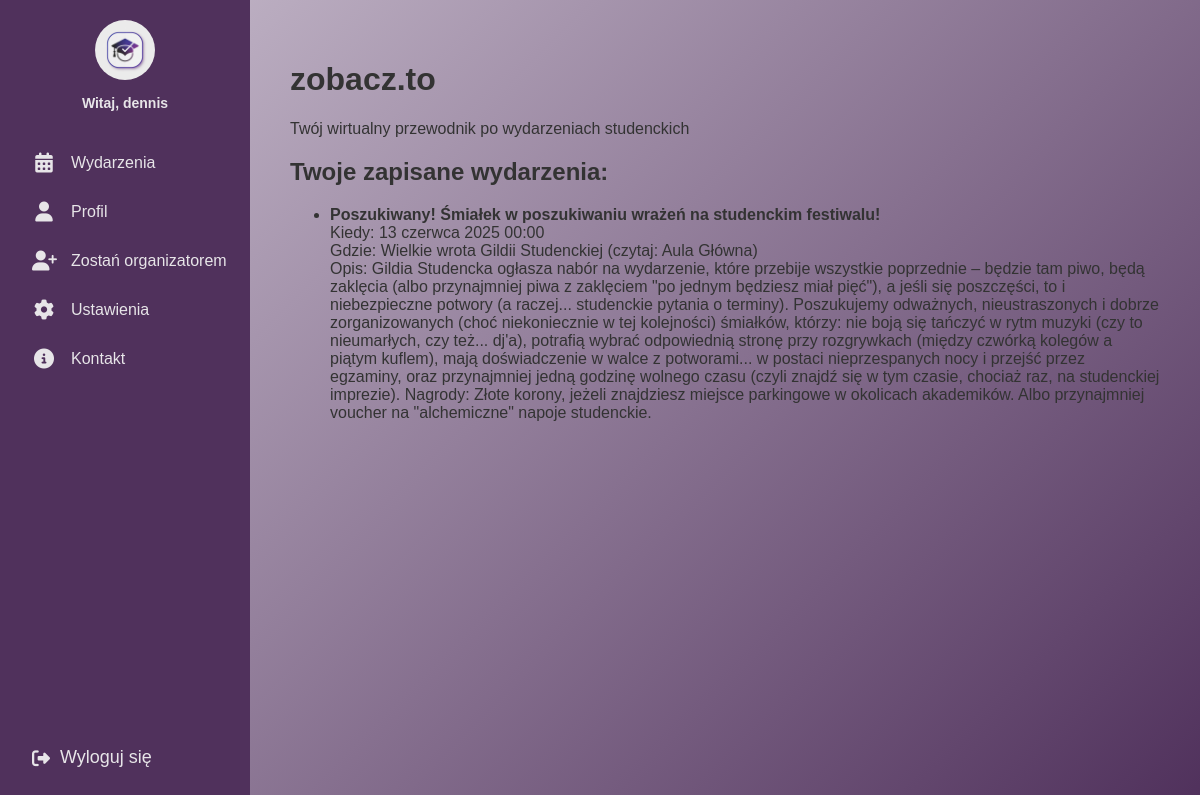
/ (signed in), run on the app's committed database.
### events/models.py (models this page shows, shortened)
class Event(models.Model):
    title = models.CharField("Tytuł", max_length=200)
    description = models.TextField("Opis wydarzenia")
    date = models.DateTimeField("Data")
    location = models.CharField("Lokalizacja", max_length=200)
    created_by = models.ForeignKey(User, on_delete=models.CASCADE, related_name="created_events")

### events/views.py (the view)
# urls.py: 2. Add a URL to urlpatterns:  path('', views.home, name='home')
@login_required
def home(request):
    enrolled_events = Event.objects.filter(eventenrollment__user=request.user).order_by('date')
    return render(request, 'home.html', {'enrolled_events': enrolled_events})

### templates/home.html (shortened to what this page needs)
{% extends "base.html" %}
{% load static %}
{% block content %}
<link rel="stylesheet" href="https://cdnjs.cloudflare.com/ajax/libs/font-awesome/6.4.0/css/all.min.css">
<link rel="stylesheet" href="{% static 'css/home.css' %}">
<div class="sidebar">
  <div class="top">
    <div class="logo">
      <img src="{% static 'images/logo.jpeg' %}" alt="Logo">
      {% if user.is_authenticated %}
        <span class="username">Witaj, {{ user.username }}</span>
      {% endif %}
    </div>
    <div class="menu">
      <a href="{% url 'events_list' %}">
        <i class="fas fa-calendar-alt"></i>
        <span class="label">Wydarzenia</span>
      </a>
      <a href="#">
        <i class="fas fa-user"></i>
        <span class="label">Profil</span>
      </a>
      {% if user.is_authenticated %}
        {% for group in user.groups.all %}
            {% if group.name == "student" %}
                <a href="{% url 'organizer_request_create' %}">
                    <i class="fas fa-user-plus"></i>
                    <span class="label">Zostań organizatorem</span>
                </a>
            {% endif %}
        {% endfor %}
    {% endif %}
      <a href="#">
        <i class="fas fa-cog"></i>
        <span class="label">Ustawienia</span>
      </a>
      <a href="#">
        <i class="fas fa-info-circle"></i>
        <span class="label">Kontakt</span>
      </a>
    </div>
  </div>
  <div class="bottom">
    <form action="{% url 'logout' %}" method="post">
      <button type="submit">
        <i class="fas fa-sign-out-alt"></i>
        <span class="logout-label">Wyloguj się</span>
      </button>
    </form>
  </div>
</div>
<div class="main-content">
  <h1>zobacz.to</h1>
  <p>Twój wirtualny przewodnik po wydarzeniach studenckich</p>
  {% if enrolled_events %}
  <h2>Twoje zapisane wydarzenia:</h2>
  <ul>
    {% for event in enrolled_events %}
      <li>
        <strong>{{ event.title }}</strong><br>
        Kiedy: {{ event.date }}<br>
        Gdzie: {{ event.location }}<br>
        Opis: {{ event.description }}
      </li>
    {% endfor %}
  </ul>
{% else %}
  <p>Nie zapisałeś się na żadne wydarzenia.</p>
{% endif %}
</div>
{% endblock %}

### templates/base.html (shortened to what this page needs)
<!DOCTYPE html>
<html>
<head>
</head>
<body>
  <main>
    {% block content %}
    {% endblock %}
  </main>
</body>
</html>

### static/css/home.css (style rules this page uses)
:root { --light-purple: #CABFCF; --dark-purple: #50315C; --medium-purple: #583D9C; --white: #E7E5E8; --blue-purple: #4941A1; }
body { margin: 0; font-family: 'Arial', sans-serif; background: linear-gradient(135deg, var(--light-purple), var(--dark-purple)); display: flex; height: 100vh; overflow: hidden; }
.sidebar { background-color: var(--dark-purple); width: 90px; transition: width 0.4s ease; overflow: hidden; display: flex; flex-direction: column; justify-content: space-between; color: var(--white); height: 100vh; position: fixed; left: 0; top: 0; z-index: 10; }
.sidebar .top, .sidebar .bottom { padding: 20px; }
.sidebar .logo { display: flex; flex-direction: column; align-items: center; transition: align-items 0.3s ease; }
.sidebar .logo img { width: 60px; height: 60px; border-radius: 50%; margin-bottom: 10px; transition: width 0.3s ease, height 0.3s ease; }
.sidebar .username { font-weight: 600; font-size: 14px; display: none; text-align: left; margin-top: 5px; }
.menu { margin-top: 30px; }
.menu a { display: flex; align-items: center; gap: 15px; color: var(--white); text-decoration: none; padding: 12px; border-radius: 8px; transition: background 0.2s; white-space: nowrap; margin-bottom: 5px; }
.menu .label { display: none; font-size: 16px; }
.sidebar .menu i { font-size: 20px; min-width: 24px; text-align: center; }
.sidebar .bottom form { margin: 0; }
.sidebar .bottom button { background: none; border: none; color: var(--white); font-size: 18px; cursor: pointer; display: flex; align-items: center; gap: 10px; padding: 12px; width: 100%; text-align: left; border-radius: 8px; transition: background 0.2s; }
.sidebar .logout-label { display: none; }
.main-content { flex: 1; padding: 40px; margin-left: 90px; transition: margin-left 0.4s ease; overflow-y: auto; color: #333; }

### data on the page
Event: title "Poszukiwany! Śmiałek w poszukiwaniu wrażeń na studenckim festiwalu!", date "13 czerwca 2025 00:00", location "Wielkie wrota Gildii Studenckiej (czytaj: Aula Główna)", description "Gildia Studencka ogłasza nabór na wydarzenie, które przebije wszystkie poprzednie – będzie tam piwo, będą zaklęcia (albo przynajmniej piwa z zaklęciem \"po jednym będziesz miał pięć\"), a jeśli się poszczęści, to i niebezpieczne potwory (a raczej... studenckie pytania o terminy). Poszukujemy odważnych, nieustraszonych i dobrze zorganizowanych (choć niekoniecznie w tej kolejności) śmiałków, którzy: nie boją się tańczyć w rytm muzyki (czy to nieumarłych, czy też... dj'a), potrafią wybrać odpowiednią stronę przy rozgrywkach (między czwórką kolegów a piątym kuflem), mają doświadczenie w walce z potworami... w postaci nieprzespanych nocy i przejść przez egzaminy, oraz przynajmniej jedną godzinę…"

### other printed values
{{ user.username }} "dennis"
